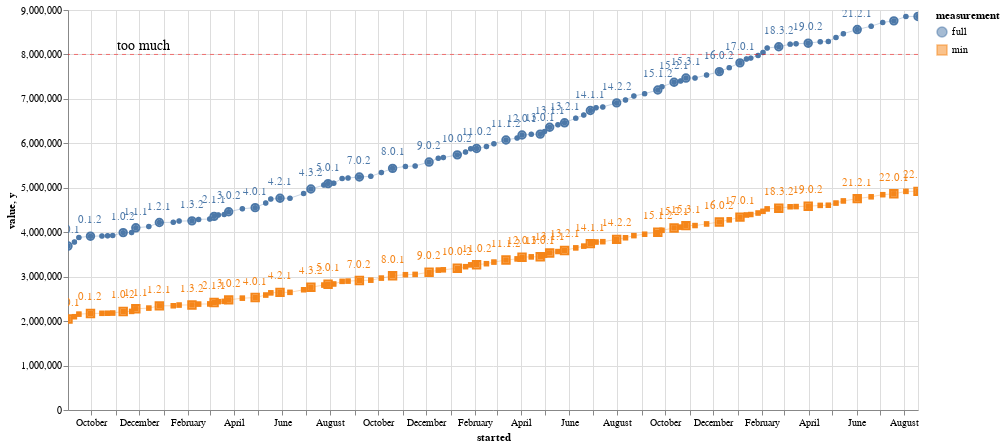

This figure's notebook cell:
### Code cell
base = alt.Chart(df2).encode(
    x="started",
    y="value",
    tooltip="version",
    text="version",
    shape="measurement",
    color="measurement"
)


minor_releases = last_minor_releases(df2)

last = alt.Chart(df2[df2["version"].isin(minor_releases)]).encode(
    x="started",
    y="value",
    tooltip="version",
    text="version",
).mark_point(size=55, opacity=1.0).encode(
    shape="measurement",
    color="measurement"

)

line = (alt.Chart(pd.DataFrame({'y': [8000000]})).
        mark_rule(size=1, strokeDash=[4, 4], color="red", opacity=0.5).
        encode(y='y'))

warn_text = alt.Chart(pd.DataFrame({'y': [8000000]})).mark_text(text="too much", align="center", opacity=1, baseline="line-bottom", dx=-350, fontSize=14).encode(y="y")

last_text = last.mark_text(
    align='center',
    baseline='line-bottom',
    dy=-10
).encode(
    text='version'

)
alt.layer(
    base.mark_point(size=10, opacity=0.5),
    base.mark_line(size=1, opacity=0.3),
    line,
    warn_text,
    last,
    last_text,
).properties(
    width=850,
    height=400
).interactive()

### Figure 1 — Vega-Lite specification as saved in the notebook (floating-point values rounded to 4 significant figures; data arrays with more than 128 entries replaced by an {"elided": "..."} marker saying what was removed)
{"config": {"view": {"continuousWidth": 400, "continuousHeight": 300}}, "layer": [{"data": {"name": "data-1ec5824663ac22466adcac805119f63f"}, "mark": {"type": "point", "opacity": 0.5, "size": 10}, "encoding": {"color": {"field": "measurement", "type": "nominal"}, "shape": {"field": "measurement", "type": "nominal"}, "text": {"field": "version", "type": "nominal"}, "tooltip": {"field": "version", "type": "nominal"}, "x": {"field": "started", "type": "temporal"}, "y": {"field": "value", "type": "quantitative"}}, "selection": {"selector010": {"type": "interval", "bind": "scales", "encodings": ["x", "y"]}}}, {"data": {"name": "data-1ec5824663ac22466adcac805119f63f"}, "mark": {"type": "line", "opacity": 0.3, "size": 1}, "encoding": {"color": {"field": "measurement", "type": "nominal"}, "shape": {"field": "measurement", "type": "nominal"}, "text": {"field": "version", "type": "nominal"}, "tooltip": {"field": "version", "type": "nominal"}, "x": {"field": "started", "type": "temporal"}, "y": {"field": "value", "type": "quantitative"}}}, {"data": {"name": "data-53f74962562aa0fbcea7913db762249a"}, "mark": {"type": "rule", "color": "red", "opacity": 0.5, "size": 1, "strokeDash": [4, 4]}, "encoding": {"y": {"field": "y", "type": "quantitative"}}}, {"data": {"name": "data-53f74962562aa0fbcea7913db762249a"}, "mark": {"type": "text", "align": "center", "baseline": "line-bottom", "dx": -350, "fontSize": 14, "opacity": 1, "text": "too much"}, "encoding": {"y": {"field": "y", "type": "quantitative"}}}, {"data": {"name": "data-6ca509988bbce2b3162f8e1af0b5f37a"}, "mark": {"type": "point", "opacity": 1.0, "size": 55}, "encoding": {"color": {"field": "measurement", "type": "nominal"}, "shape": {"field": "measurement", "type": "nominal"}, "text": {"field": "version", "type": "nominal"}, "tooltip": {"field": "version", "type": "nominal"}, "x": {"field": "started", "type": "temporal"}, "y": {"field": "value", "type": "quantitative"}}}, {"data": {"name": "data-6ca509988bbce2b3162f8e1af0b5f37a"}, "mark": {"type": "text", "align": "center", "baseline": "line-bottom", "dy": -10}, "encoding": {"color": {"field": "measurement", "type": "nominal"}, "shape": {"field": "measurement", "type": "nominal"}, "text": {"field": "version", "type": "nominal"}, "tooltip": {"field": "version", "type": "nominal"}, "x": {"field": "started", "type": "temporal"}, "y": {"field": "value", "type": "quantitative"}}}], "height": 400, "width": 850, "$schema": "https://vega.github.io/schema/vega-lite/v4.17.0.json", "datasets": {"data-1ec5824663ac22466adcac805119f63f": {"elided": "192 records"}, "data-53f74962562aa0fbcea7913db762249a": [{"y": 8000000}], "data-6ca509988bbce2b3162f8e1af0b5f37a": [{"started": "2020-09-01T12:17:00", "version": "0.0.1", "measurement": "full", "value": 3688846}, {"started": "2020-09-01T12:17:00", "version": "0.0.1", "measurement": "min", "value": 2049359}, {"started": "2020-09-30T02:17:00", "version": "0.1.2", "measurement": "full", "value": 3910462}, {"started": "2020-09-30T02:17:00", "version": "0.1.2", "measurement": "min", "value": 2172479}, {"started": "2020-11-10T16:17:00", "version": "1.0.2", "measurement": "full", "value": 3990969}, {"started": "2020-11-10T16:17:00", "version": "1.0.2", "measurement": "min", "value": 2217205}, {"started": "2020-11-26T17:17:00", "version": "1.1.1", "measurement": "full", "value": 4098976}, {"started": "2020-11-26T17:17:00", "version": "1.1.1", "measurement": "min", "value": 2277209}, {"started": "2020-12-26T15:17:00", "version": "1.2.1", "measurement": "full", "value": 4218274}, {"started": "2020-12-26T15:17:00", "version": "1.2.1", "measurement": "min", "value": 2343486}, {"started": "2021-02-06T02:17:00", "version": "1.3.2", "measurement": "full", "value": 4255774}, {"started": "2021-02-06T02:17:00", "version": "1.3.2", "measurement": "min", "value": 2364319}, {"started": "2021-03-06T06:17:00", "version": "2.1.1", "measurement": "full", "value": 4357103}, {"started": "2021-03-06T06:17:00", "version": "2.1.1", "measurement": "min", "value": 2420613}, {"started": "2021-03-24T19:17:00", "version": "3.0.2", "measurement": "full", "value": 4459948}, {"started": "2021-03-24T19:17:00", "version": "3.0.2", "measurement": "min", "value": 2477749}, {"started": "2021-04-27T11:17:00", "version": "4.0.1", "measurement": "full", "value": 4553166}, {"started": "2021-04-27T11:17:00", "version": "4.0.1", "measurement": "min", "value": 2529537}, {"started": "2021-05-29T01:17:00", "version": "4.2.1", "measurement": "full", "value": 4763399}, {"started": "2021-05-29T01:17:00", "version": "4.2.1", "measurement": "min", "value": 2646333}, {"started": "2021-07-07T07:17:00", "version": "4.3.2", "measurement": "full", "value": 4973054}, {"started": "2021-07-07T07:17:00", "version": "4.3.2", "measurement": "min", "value": 2762808}, {"started": "2021-07-29T04:17:00", "version": "5.0.1", "measurement": "full", "value": 5094343}, {"started": "2021-07-29T04:17:00", "version": "5.0.1", "measurement": "min", "value": 2830191}, {"started": "2021-09-06T23:17:00", "version": "7.0.2", "measurement": "full", "value": 5243007}, {"started": "2021-09-06T23:17:00", "version": "7.0.2", "measurement": "min", "value": 2912782}, {"started": "2021-10-19T04:17:00", "version": "8.0.1", "measurement": "full", "value": 5437281}, {"started": "2021-10-19T04:17:00", "version": "8.0.1", "measurement": "min", "value": 3020712}, {"started": "2021-12-04T14:17:00", "version": "9.0.2", "measurement": "full", "value": 5578830}, {"started": "2021-12-04T14:17:00", "version": "9.0.2", "measurement": "min", "value": 3099350}, {"started": "2022-01-09T11:17:00", "version": "10.0.2", "measurement": "full", "value": 5740371}, {"started": "2022-01-09T11:17:00", "version": "10.0.2", "measurement": "min", "value": 3189095}, {"started": "2022-02-02T23:17:00", "version": "11.0.2", "measurement": "full", "value": 5885449}, {"started": "2022-02-02T23:17:00", "version": "11.0.2", "measurement": "min", "value": 3269694}, {"started": "2022-03-12T08:17:00", "version": "11.1.2", "measurement": "full", "value": 6074904}, {"started": "2022-03-12T08:17:00", "version": "11.1.2", "measurement": "min", "value": 3374947}, {"started": "2022-04-01T18:17:00", "version": "12.0.1", "measurement": "full", "value": 6188126}, {"started": "2022-04-01T18:17:00", "version": "12.0.1", "measurement": "min", "value": 3437848}, {"started": "2022-04-24T21:17:00", "version": "13.0.1", "measurement": "full", "value": 6206580}, {"started": "2022-04-24T21:17:00", "version": "13.0.1", "measurement": "min", "value": 3448100}, {"started": "2022-05-06T21:17:00", "version": "13.1.1", "measurement": "full", "value": 6361606}, {"started": "2022-05-06T21:17:00", "version": "13.1.1", "measurement": "min", "value": 3534226}, {"started": "2022-05-25T20:17:00", "version": "13.2.1", "measurement": "full", "value": 6461677}, {"started": "2022-05-25T20:17:00", "version": "13.2.1", "measurement": "min", "value": 3589821}, {"started": "2022-06-27T14:17:00", "version": "14.1.1", "measurement": "full", "value": 6738640}, {"started": "2022-06-27T14:17:00", "version": "14.1.1", "measurement": "min", "value": 3743689}, {"started": "2022-07-31T01:17:00", "version": "14.2.2", "measurement": "full", "value": 6909964}, {"started": "2022-07-31T01:17:00", "version": "14.2.2", "measurement": "min", "value": 3838869}, {"started": "2022-09-21T08:17:00", "version": "15.1.2", "measurement": "full", "value": 7199519}, {"started": "2022-09-21T08:17:00", "version": "15.1.2", "measurement": "min", "value": 3999733}, {"started": "2022-10-12T01:17:00", "version": "15.2.1", "measurement": "full", "value": 7374195}, {"started": "2022-10-12T01:17:00", "version": "15.2.1", "measurement": "min", "value": 4096775}, {"started": "2022-10-27T03:17:00", "version": "15.3.1", "measurement": "full", "value": 7468527}, {"started": "2022-10-27T03:17:00", "version": "15.3.1", "measurement": "min", "value": 4149182}, {"started": "2022-12-08T15:17:00", "version": "16.0.2", "measurement": "full", "value": 7613733}, {"started": "2022-12-08T15:17:00", "version": "16.0.2", "measurement": "min", "value": 4229852}, {"started": "2023-01-03T20:17:00", "version": "17.0.1", "measurement": "full", "value": 7811204}, {"started": "2023-01-03T20:17:00", "version": "17.0.1", "measurement": "min", "value": 4339558}, {"started": "2023-02-22T04:17:00", "version": "18.3.2", "measurement": "full", "value": 8173445}, {"started": "2023-02-22T04:17:00", "version": "18.3.2", "measurement": "min", "value": 4540803}, {"started": "2023-03-31T14:17:00", "version": "19.0.2", "measurement": "full", "value": 8253693}, {"started": "2023-03-31T14:17:00", "version": "19.0.2", "measurement": "min", "value": 4585385}, {"started": "2023-06-01T22:17:00", "version": "21.2.1", "measurement": "full", "value": 8559577}, {"started": "2023-06-01T22:17:00", "version": "21.2.1", "measurement": "min", "value": 4755321}, {"started": "2023-07-18T11:17:00", "version": "22.0.1", "measurement": "full", "value": 8755419}, {"started": "2023-07-18T11:17:00", "version": "22.0.1", "measurement": "min", "value": 4864122}, {"started": "2023-08-18T04:17:00", "version": "22.1.1", "measurement": "full", "value": 8855303}, {"started": "2023-08-18T04:17:00", "version": "22.1.1", "measurement": "min", "value": 4919613}]}}
